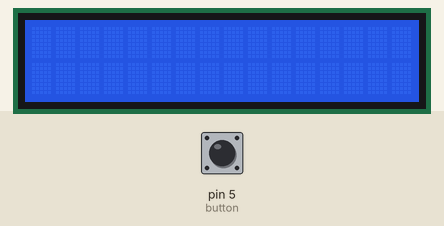
A sketch run on a simulated Arduino Uno, built with avr-gcc and run on an emulated ATmega328P. Shown: 16×2 character LCD. The inputs (shaded band) are chosen by the test bench; at power-on: pin 5 (button) HIGH.

Above: at 0.9 s.
1.0 s: pin 5 (button) pulled LOW for 3.2 s
At 5.1 s:
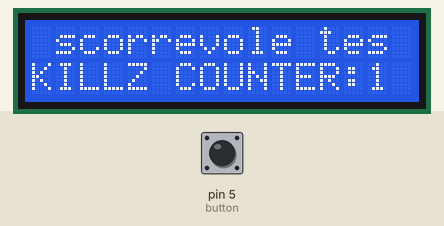
5.7 s: pin 5 (button) pulled LOW for 0.15 s
At 6.6 s:
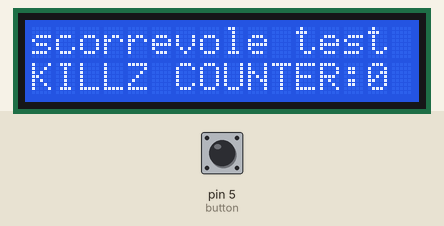
7.3 s: pin 5 (button) pulled LOW for 1 s
At 8.2 s:
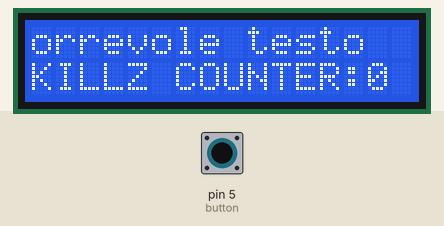
9.8 s: pin 5 (button) pulled LOW for 0.15 s
At 10.4 s:
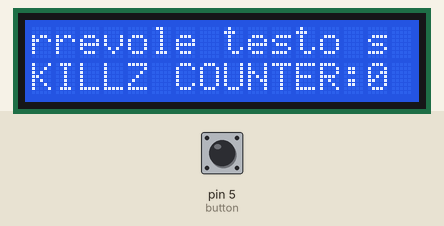
11.4 s: pin 5 (button) pulled LOW for 3.2 s
At 14.8 s:
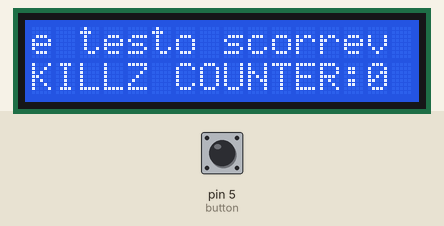
16.1 s: pin 5 (button) pulled LOW for 0.15 s
At 16.4 s:
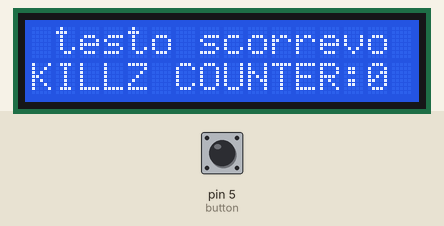
Timing chart, 0 to 18.7 s (numbered marks = the images above; inputs shaded):
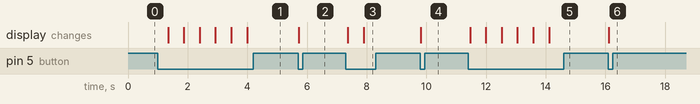

Measured:
- after the input at 1.0 s, the display: first changes after 0.35 s (image 1 shows a later state)
- after the input at 5.7 s, the display: changes at once (image 2)
- after the input at 7.3 s, the display: first changes after 0.06 s (image 3 shows a later state)
- after the input at 9.8 s, the display: changes at once (image 4)
- after the input at 11.4 s, the display: first changes after 0.06 s (image 5 shows a later state)
- after the input at 16.1 s, the display: changes at once (image 6)

The sketch:

kills_counter_softair_2.0.ino
```cpp
#include <Wire.h>                                                                        // libreria per i2c
#include <LiquidCrystal_I2C.h>                                                           // libreria per schermolcd

#define I2C_ADDR 0x27                                                                    // indirizzo i2c schermo

#define BACKLIGHT_PIN 3                                                                  ////
#define En_pin 2                                                                         ///
#define Rw_pin 1                                                                         ///
#define Rs_pin 0                                                                         ///  pin per lo schermo
#define D4_pin 4                                                                         ///
#define D5_pin 5                                                                         ///
#define D6_pin 6                                                                         ///
#define D7_pin 7                                                                         ////

LiquidCrystal_I2C lcd(I2C_ADDR,En_pin,Rw_pin,Rs_pin,D4_pin,D5_pin,D6_pin,D7_pin);        // creo l'oggetto di tipo LiquidCrystal_I2C

#define button 5                                                                         // pin di input per il pulsante
#define deltap 300                                                                       // deltap è il massimo intervallo di tempo entro cui due click consecutivi vengono considerati doppio click e non due click separati
#define deltaplungo 1500                                                                 // tempo oltre il quale la pressione continua del tasto diventa "click lungo"
unsigned long time0 = 0;                                                                 // variabile per prendere il tempo iniziale (la userò in leggipulsante)
unsigned long t = 0;                                                                     // variabile generica per prendere il tempo

#define screenfreq 500                                                                   // variabile di refresh dello schermo (e in questo caso anche delle animazioni)

char testo_scorrevole[] = "testo scorrevole ";                                           // testo che appare nella prima riga dello schermo e scorre
const int list_dim = 16;                                                                 // dimensione dell' array che vedrò a schermo (in questo caso la larghezza dello schermo lcd)

const int testo_scorrevole_dim = sizeof(testo_scorrevole)-1;                             // numero di caratteri da cui è composta testo_scorrevole
char list[list_dim];                                                                     // array effettivo che vedrò a schermo e che verrà riscritto a ogni loop per creare l'effetto di scorrimento
int i=0;                                                                                 // indice che mi terrà conto di dove sono arrivato nella lettura del testo da far scorrere, servirà per riscrivere l'array da stampare

int stato = 0;                                                                           // variabile che avrà lo stato del pulsante e verrà usata per scegliere la riposta del programma al click
int contatore_kill = 0;                                                                  // contatore che si vede a schermo e che aumenta con il pulsante


// legge il pulsante e ritorna 1(click) 2(doppio click) 3(click lungo)
int leggipulsante(){
      if(digitalRead(button) == 0){return 0;}                                            // se il pulsante non è schiacciato ritorno 0 ed esco subito
      time0=millis();                                                                    // prendo il tempo iniziale
      while(digitalRead(button)==1){delay(60);}                                          // finchè il pulsante rimane premuto aspetto 60ms per stabilizzare la lettura e basta
      if(millis()-time0>=deltaplungo){return 3;}                                         // appena il pulsante viene rilasciato vedo per quanto tempo è stato tenuto premuto, se la cosa è durata più di "deltaplungo" ritorno 3
      else if(millis()-time0<deltaplungo){                                               // se invece la pressione è durata meno di deltaplungo vado avanti
        time0 = millis();                                                                // prendo ancora il tempo iniziale
        while(millis()-time0<deltap){                                                    // aspetto che da quando ho preso il tempo iniziale passino deltap ms
          if(digitalRead(button) == 1){                                                  ////
            while(digitalRead(button) == 1){delay(60);}                                  /// se mentre aspetto i deltap ms arriva un altro click allora fino a quando il pulsante rimane premuto aspetto 60ms per stabilizzare poi ritorno 2
            return 2;                                                                    ////
          }
        }
        return 1;                                                                        // se passano i deltap ms e non c'è stato nessun click allora ho un click singolo e ritorno 1
      }
}


// funzioni che verranno chiamate come risposta ai click

void clicksingolo(){
  contatore_kill++;
}
void doppioclick(){
  contatore_kill--;
}
void clicklungo(){
  contatore_kill = 0;
}


// prende in input un intero n e stampa sullo schermo lcd tutta la lista globale "list" al primo rigo e "KIL... n" al secondo
void scrivi_schermo(int n){
  lcd.setCursor(0,0);                                                                   // posiziono il cursore all'inizio della prima riga
  for(int i=0; i<list_dim-1;i++){                                                       ////
    lcd.print(list[i]);                                                                 /// scrivo "list" sulla prima riga dello schermo
  }                                                                                     ////
  lcd.setCursor(0,1);                                                                   // posiziono il cursore all'inizio della seconda riga
  lcd.print("KILLZ COUNTER:");                                                          ////
  lcd.print(n);                                                                         ///
  lcd.print(" ");                                                                       /// scrivo KILLZ COUNTER: n sulla seconda riga dello schermo con il vaore di n in quel momento
  t=millis();                                                                           ////
}


// prende per indirizzo un array che nel metodo sarà "text", la sua dimensione e due interi e scrive l'array grobale "list" leggendo da indice "a" a indice "b"
void list_from_a_to_b(char* text, int text_dim,int a, int b){
  if (b > text_dim){                                                                    // se l'indice b è maggiore della dimensione del text allora faccio due cose
    for(int k=a; k<text_dim; k++){                                                      ////
      list[k-a]=text[k];                                                                /// prima: carico la prima parte di list con gli elementi nell' intervallo che va dall'indice "a" alla fine di text, qualcosa tipo: [a,text_dim[
    }                                                                                   ////
    for(int t=text_dim-a; t<list_dim; t++){                                             ////
       list[t]=text[t-text_dim+a];                                                      /// seconda: carico l'ultima parte di list con il numero mancante di elementi prendendoli a partire dall'inizio di text, tipo: [0, b-text_dim[
    }                                                                                   ////
  }
  if (b <= text_dim){                                                                   ////
    for(int i=a;i<b;i++){                                                               ///
      list[i-a]=text[i];                                                                /// se l'indice b è minore o uguale a text_dim allora tutto l'intervallo [a,b] sarà in text quindi lo carico in list senza troppi problemi
    }                                                                                   ///
  }                                                                                     ////
}


// prende per indirizzo un array che nel metodo sarà "testo_calcolato" e la sua dimensione poi li usa per aggiornare lo schermo
void screen_loop(char* testo_calcolato, int testo_calcolato_dim ){                      //
   list_from_a_to_b(testo_calcolato,testo_calcolato_dim,i, i+list_dim);                 // da testo_calcolato genero la lista che uscirà a schermo usando i e i+list_dim come indici "a" e "b"
   scrivi_schermo(contatore_kill);                                                      // dopo aver generato la lista la stampo con anche il contatore delle kill
   i++;                                                                                 // incremento l'indice che così crea lo scorrimento
   if(i == testo_calcolato_dim) i=0;                                                    // se l'indice iniziale ha raggiunto la fine di tutto l'array che doveva scorrere lo riposto a 0
}


// prende per indirizzo un array che nel metodo sarà "testo" e la sua dimensione poi lo carica ripetendo più volte "testo_scorrevole"
void moltiplica_testo_corto(char* testo, int testo_dim){
  int ind=0;                                                                            // dichiaro un indice a 0 che userò per prendere i caratteri da testo_scorrevole
  for(int i=0;i<testo_dim;i++){                                                         ////
    testo[i]=testo_scorrevole[ind];                                                     /// carico l'array testo con testo_scorrevole fino a riempirlo tutto, quando finisce testo_scorrevole riporto ind a 0 e ricomincio
    ind++;                                                                              ///
    if(ind==testo_scorrevole_dim)ind=0;                                                 ////
  }
}


void setup() {
  lcd.begin(16,2);                                                                                             ////
  lcd.setBacklightPin(BACKLIGHT_PIN,POSITIVE);                                                                 /// istruzioni per inizializzare lo schermo
  lcd.setBacklight(HIGH);                                                                                      ///
  lcd.home();                                                                                                  ////
  pinMode(button, INPUT);                                                                                      // metto in input il pin del bottone

  if(testo_scorrevole_dim<list_dim){                                                                           // (1) - se il testo scorrevole che gli ho dato da codice è più lungo dell'array list:
      const int testo_dim = testo_scorrevole_dim*(int)ceil(((double)list_dim)/testo_scorrevole_dim);           //       calcolo la dimensione del testo
      char *testo = malloc(sizeof(char)*testo_dim);                                                            //       creo l'array testo o meglio alloco la memoria che mi serve per l'array con malloc dopo aver calcolato quanto mi serve
      moltiplica_testo_corto(testo,testo_dim);                                                                 //       uso il metodo moltiplica_testo_corto per caricare l'array che ho appena allocato
      main_loop(testo,testo_dim);                                                                              //       lancio il loop parametrizzato passandogli l'array caricato e rimango qui
  }
  if(testo_scorrevole_dim>=list_dim){                                                                          // (2) - se il testo scorrevole che gli ho dato da codice è più lungo dell'array list:
      main_loop(testo_scorrevole,testo_scorrevole_dim);                                                        //       non ho particolari problemi quindi lancio subito il loop parametrizzato direttamente con testo_scorrevole e rimango qui
  }

}


// funzione che uso al posto del loop normale, è un loop infinito ma è anche parametrico e viene chiamato nel setup così posso distinguere i casi per il testo_scorrevole
void main_loop(char* text, int text_dim){
  while(true){
    stato=leggipulsante();                                                                                     // prendo lo stato del pulsante
    if(stato == 1 ){clicksingolo();}                                                                           ////
    if(stato == 2 ){doppioclick();}                                                                            /// eseguo la funzione corrispondente al click che ho rilevato e memorizzato nella variabile stato
    if(stato == 3 ){clicklungo();}                                                                             ////
    if(millis()-t>=screenfreq)(screen_loop(text,text_dim));                                                    // apetto che passino screenfreq ms poi scrivo lo schermo
  }
}


// loop normale che in questo caso non mi serve e non viene neanche eseguito
void loop(){}

/*      BUG DA RISOLVERE:
 *     - mentre il pulsante è schiacciato il testo smette di scorrere (devo rompere i while in leggipulsante)
 */
```
